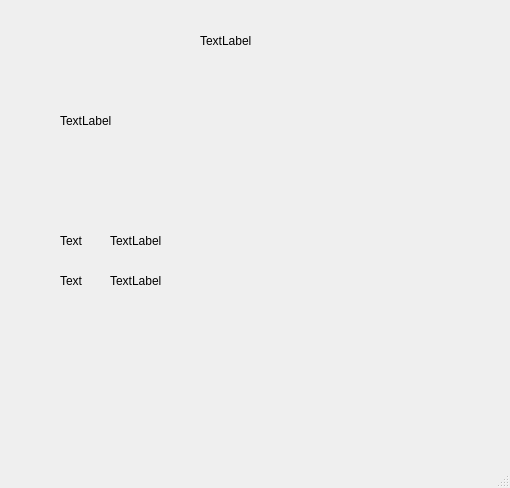
<?xml version="1.0" encoding="UTF-8"?>
<ui version="4.0">
 <class>AboutApp</class>
 <widget class="QMainWindow" name="AboutApp">
  <property name="geometry">
   <rect>
    <x>0</x>
    <y>0</y>
    <width>510</width>
    <height>488</height>
   </rect>
  </property>
  <property name="windowTitle">
   <string>MainWindow</string>
  </property>
  <widget class="QWidget" name="centralwidget">
   <widget class="QLabel" name="title_label">
    <property name="geometry">
     <rect>
      <x>200</x>
      <y>30</y>
      <width>63</width>
      <height>22</height>
     </rect>
    </property>
    <property name="text">
     <string>TextLabel</string>
    </property>
   </widget>
   <widget class="QLabel" name="dsc_label">
    <property name="geometry">
     <rect>
      <x>60</x>
      <y>70</y>
      <width>421</width>
      <height>101</height>
     </rect>
    </property>
    <property name="text">
     <string>TextLabel</string>
    </property>
   </widget>
   <widget class="QLabel" name="front_label">
    <property name="geometry">
     <rect>
      <x>60</x>
      <y>230</y>
      <width>31</width>
      <height>22</height>
     </rect>
    </property>
    <property name="text">
     <string>Text</string>
    </property>
   </widget>
   <widget class="QLabel" name="rear_label">
    <property name="geometry">
     <rect>
      <x>60</x>
      <y>270</y>
      <width>31</width>
      <height>22</height>
     </rect>
    </property>
    <property name="text">
     <string>Text</string>
    </property>
   </widget>
   <widget class="QLabel" name="front_addr_label">
    <property name="geometry">
     <rect>
      <x>110</x>
      <y>230</y>
      <width>351</width>
      <height>22</height>
     </rect>
    </property>
    <property name="text">
     <string>TextLabel</string>
    </property>
   </widget>
   <widget class="QLabel" name="rear_addr_label">
    <property name="geometry">
     <rect>
      <x>110</x>
      <y>270</y>
      <width>341</width>
      <height>22</height>
     </rect>
    </property>
    <property name="text">
     <string>TextLabel</string>
    </property>
   </widget>
  </widget>
  <widget class="QMenuBar" name="menubar">
   <property name="geometry">
    <rect>
     <x>0</x>
     <y>0</y>
     <width>510</width>
     <height>36</height>
    </rect>
   </property>
  </widget>
  <widget class="QStatusBar" name="statusbar"/>
 </widget>
 <resources/>
 <connections/>
</ui>
